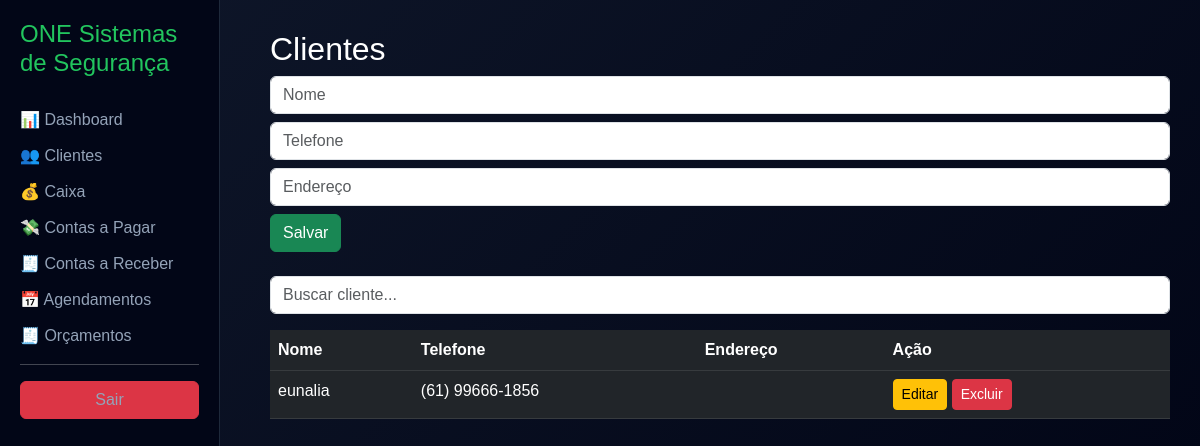
The app's page /clientes (signed in), older data.
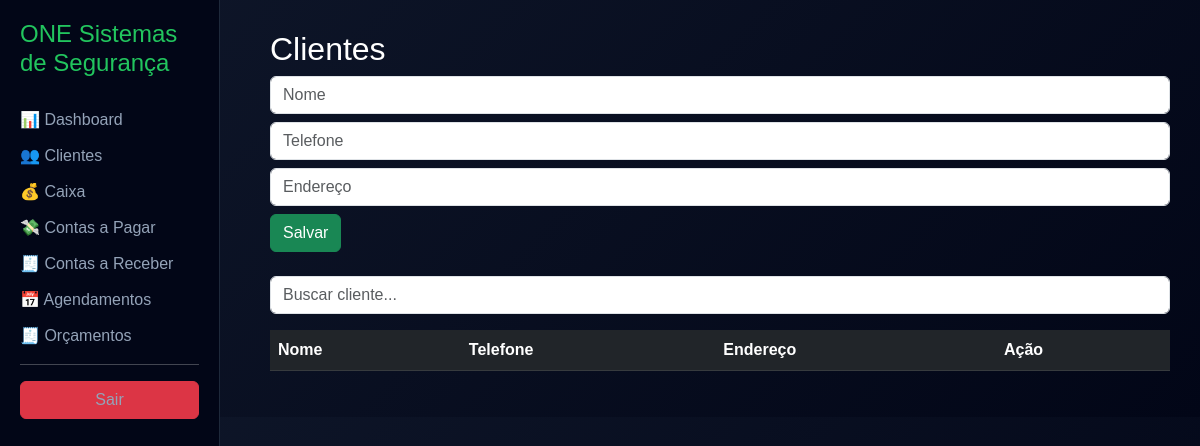
The same page, newer data.
### tables this page shows
CREATE TABLE clientes (
            id INTEGER PRIMARY KEY AUTOINCREMENT,
            nome TEXT,
            telefone TEXT
        );

### app.py (the view)
@app.route("/clientes", methods=["GET", "POST"])
@login_required
def clientes():
    with conectar() as conn:
        c = conn.cursor()
        if request.method == "POST":
            c.execute("INSERT INTO clientes (nome, telefone) VALUES (?,?)",
                      (request.form["nome"], request.form["telefone"]))
            conn.commit()
        lista = c.execute("SELECT * FROM clientes").fetchall()
    return render_template("clientes.html", clientes=lista)

### app.py (called while the page is built)
def login_required(f):
    @wraps(f)
    def decorated(*args, **kwargs):
        if not session.get("logado"):
            return redirect("/")
        return f(*args, **kwargs)
    return decorated

def conectar():
    conn = sqlite3.connect("banco.db")
    conn.row_factory = sqlite3.Row
    return conn

### templates/clientes.html (shortened to what this page needs)
{% extends "base.html" %}
{% block content %}
<h2>Clientes</h2>
<form method="POST" class="mb-4">
    <input name="nome" placeholder="Nome" class="form-control mb-2">
    <input name="telefone" placeholder="Telefone" class="form-control mb-2">
    <input name="endereco" placeholder="Endereço" class="form-control mb-2">
    <button class="btn btn-success">Salvar</button>
</form>
<input id="busca" class="form-control mb-3" placeholder="Buscar cliente...">
<table class="table table-dark table-hover">
<tr>
    <th>Nome</th>
    <th>Telefone</th>
    <th>Endereço</th>
    <th>Ação</th>
</tr>
{% for c in clientes %}
<tr>
    <td>{{ c[1] }}</td>
    <td>{{ c[2] }}</td>
    <td>{{ c[3] }}</td>
    <td>
        <a href="/editar_cliente/{{ c[0] }}" class="btn btn-warning btn-sm">Editar</a>
        <a href="/deletar_cliente/{{ c[0] }}" class="btn btn-danger btn-sm">Excluir</a>
    </td>
</tr>
{% endfor %}
</table>
{% endblock %}

Row changes from the older to the newer data that the page shows:
removed clientes: nome "eunalia", telefone "(61) 99666-1856"
